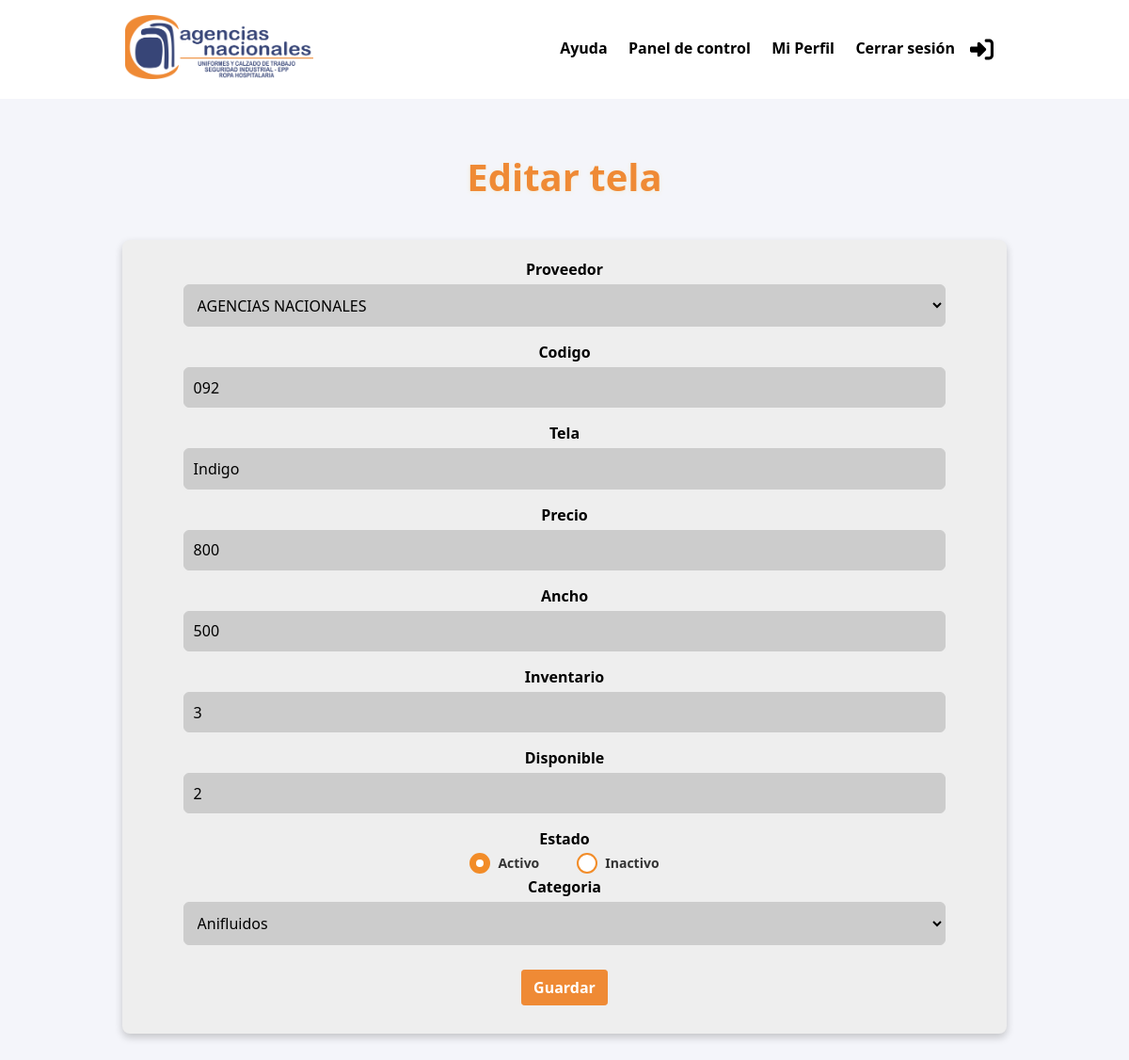
The app's page /telas/inventario/editar/1/ (signed in) with its own data.
### apps/telas/models.py (models this page shows, shortened)
class Tela(models.Model):
    ID = models.AutoField(primary_key=True)
    Proveedor = models.ForeignKey(Proveedor,on_delete=models.CASCADE, related_name='telas')
    Codigo = models.CharField(max_length=100)
    Tela = models.CharField(max_length=255)
    Precio = models.DecimalField(max_digits=10, decimal_places=0)
    FechaEdicion = models.DateTimeField(auto_now=True)
    Ancho = models.DecimalField(max_digits=10, decimal_places=0)
    Inventario = models.DecimalField(max_digits=10, decimal_places=0)
    Disponible = models.DecimalField(max_digits=10, decimal_places=0)
    Estado = models.BooleanField(default=True)
    Categoria = models.CharField(max_length=100, choices=CATEGORIA_TELAS)

### apps/telas/views.py (the view)
# urls.py: path('telas/inventario/editar/<int:pk>/', TelaUpdateView.as_view(), name='telas_editar'),
class TelaUpdateView(LoginRequiredMixin, UpdateView):
    model = Tela
    form_class = TelaForm
    template_name = 'telas/telas_editar.html'
    context_object_name = 'tela'
    login_url = "login"
    success_url = reverse_lazy('listar_telas')
    pk_url_kwarg = 'pk'

### apps/telas/forms.py
class TelaForm(forms.ModelForm):
    class Meta:
        model = Tela
        fields = '__all__'
        widgets = {
            'Codigo': forms.TextInput(attrs={'class': 'input-user'}),
            'Tela': forms.TextInput(attrs={'class': 'input-user'}),
            'Precio': forms.NumberInput(attrs={'class': 'input-user'}),
            'Ancho': forms.NumberInput(attrs={'class': 'input-user'}),
            'Inventario': forms.NumberInput(attrs={'class': 'input-user'}),
            'Disponible': forms.NumberInput(attrs={'class': 'input-user'}),
            'Proveedor': forms.Select(attrs={'class': 'input-user'}),
            'Estado': forms.RadioSelect(choices=[(True, 'Activo'),(False, 'Inactivo')], attrs={'class': 'custom-radio'}),
            'Categoria': forms.Select(attrs={'class': 'input-user'}),
        }
    def __init__(self, *args, **kwargs):
        super().__init__(*args, **kwargs)
        self.fields['Proveedor'].queryset = Proveedor.objects.filter(Textilera=True)

### apps/proveedor/models.py (called while the page is built)
    def __str__(self):
        return f"{self.Nombre}"

### templates/telas/telas_editar.html (shortened to what this page needs)
{% extends 'main/index.html' %}
{% block styles %}
{{ block.super }}
{% endblock %}
{% block content %}
<div class="space">
    <h2>Editar tela</h2>
    <form method="post">
        <div class="form-group">
            {% for field in form %}
            {% if field.name == 'Estado' %}
            <div class="mb-3">
                <label class="form-label ">{{ field.label }}</label>
                <div class="radio-inline-group">
                    {{ field }}
                </div>
            </div>
            {% else %}
            <div class="mb-3">
                <label for="{{ field.id_for_label }}" class="form-label">{{ field.label }}</label>
                {{ field }}
            </div>
            {% endif %}
            {% endfor %}
        </div>
        <button type="submit" class="btn btn-primary">Guardar</button>
    </form>
</div>
{% endblock %}

### static/css/styles.css (style rules this page uses)
* { font-family: system-ui, -apple-system, BlinkMacSystemFont, 'Segoe UI', Roboto, Oxygen, Ubuntu, Cantarell, 'Open Sans', 'Helvetica Neue', sans-serif }
button { border-radius: 0; }
input, button, textarea { margin: 0; font-size: inherit; line-height: inherit; }
button, input { overflow: visible; }
button { text-transform: none; }
h2 { font-size: 2.5rem; color: #EF8A35; text-shadow: 0px 1px 5px rgba(247, 212, 88, 0.2); text-align: center; }
.btn { display: inline-block; font-weight: 400; color: #495057; text-align: center; vertical-align: middle; -webkit-user-select: none; -moz-user-select: none; -ms-user-select: none; user-select: none; background-color: transparent; border: 1px solid transparent; padding: 0.4rem 0.78rem; font-size: 1rem; line-height: 1.5; border-radius: 0.2rem; -webkit-transition: color 0.15s ease-in-out, background-color 0.15s ease-in-out, border-color 0.15s ease-in-out, box-shadow 0.15s ease-in-out; transition: color 0.15s ease-in-out, background-color 0.15s ease-in-out, border-color 0.15s ease-in-out, box-shadow 0.15s ease-in-out; font-weight: 600; transition: 0.5s ease; }
.btn-primary { color: #fff; background-color: #EF8A35; border-color: #EF8A35; font-weight: 700; transition: 0.3s ease; margin: 10px 0px; }
.mb-3 { width: 100%; }
*, *::after, *::before { margin: 0px; padding: 0px; box-sizing: inherit; }
body, html { background-color: #F4F5FA; }
.space { margin: 100px 20px 40px 20px; padding: 20px; text-align: center; }
.space>h2 { margin: 40px 0px; }
form { display: flex; flex-direction: column; align-items: center; justify-content: center; max-width: 900px; margin: auto; background-color: #eee; border-radius: 8px; padding: 20px; box-shadow: 0 4px 8px rgba(0, 0, 0, 0.2); color: #fff; width: 90%; }
.form-label { color: #000; font-size: 20px }
.form-group label { font-size: 16px; font-weight: 600; width: 100%; display: block; margin-bottom: 5px; color: #000; }
.input-user, .input-password, .custom-date, .form-select { width: 96%; padding: 0.8rem 1rem; margin-bottom: 1rem; border: none; border-radius: 0.5rem; background-color: #ccc; color: #000; font-size: 1rem; transition: background-color 0.3s ease; }
.radio-inline-group { display: flex; gap: 20px; margin: 5px; justify-content: center; }
.radio-inline-group label { display: flex; align-items: center; cursor: pointer; font-size: 14px; color: #333; position: relative; padding-left: 30px; margin: 0px 20px; }
.radio-inline-group input[type="radio"] { appearance: none; -webkit-appearance: none; width: 18px; height: 18px; border: 2px solid #f28c28; border-radius: 50%; position: absolute; left: 0; top: 50%; transform: translateY(-50%); outline: none; cursor: pointer; background-color: #fff; transition: border-color 0.2s ease; }
.radio-inline-group input[type="radio"]:checked { border-color: #f28c28; background-color: #f28c28; }
.radio-inline-group input[type="radio"]::before { content: ""; display: block; width: 8px; height: 8px; background-color: white; border-radius: 50%; position: absolute; top: 50%; left: 50%; transform: scale(0) translate(-50%, -50%); transition: 0.2s ease-in-out; }
.radio-inline-group input[type="radio"]:checked::before { transform: scale(1) translate(-50%, -50%); }
.custom-radio { display: flex; justify-content: space-between; }
.input-user, .mcb-select { padding: 0.6rem; font-size: 1rem; border: 1px solid #ccc; border-radius: 6px; width: 100%; box-sizing: border-box; }
.form-group { width: 90%; }

### records on screen
Tela: form "AGENCIAS NACIONALES" "092" "Indigo" "800" "500" "3" "2" "Anifluidos", form "☑ Activo ☐ Inactivo"

### other values on screen
{{ field.label }} "Proveedor" "Codigo" "Tela" "Precio" "Ancho" "Inventario" "Disponible" "Categoria"
{{ field.label }} "Estado"
